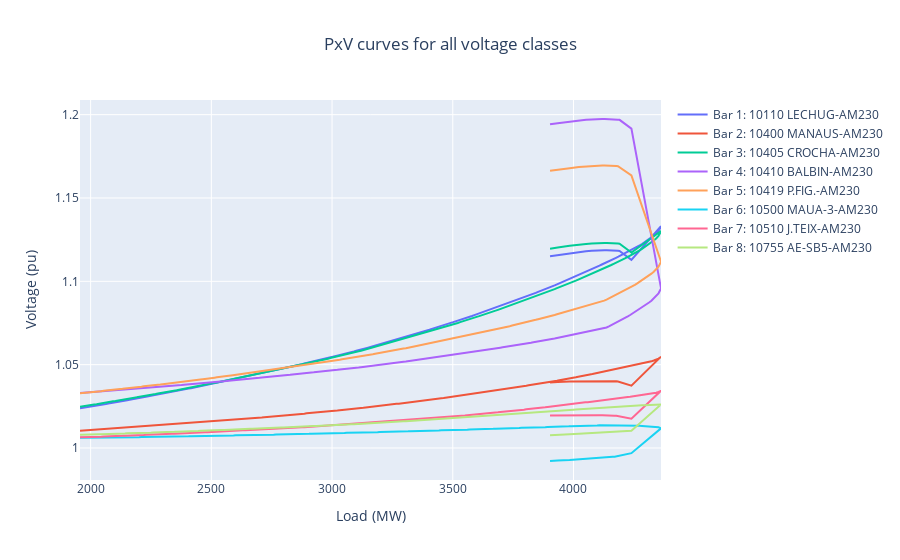

The code cell stored with this chart in its notebook:
### Code cell
fig = go.Figure()

filtered_bars = filter_by_voltage(bars, '230')

for index, bar in enumerate(filtered_bars):
    data = bar.df.T
    
    fig.add_trace(
        go.Scatter(x= data.values[0],
                   y= data.values[1],
                   mode= 'lines',
                   name= f'Bar {index + 1}: {bar.name}')
    )

fig.update_layout(
    xaxis_title= 'Load (MW)',
    yaxis_title= 'Voltage (pu)',
    title= 'PxV curves for all voltage classes',
    title_x= 0.5
)

fig.show()

PMC_OPERATIVO_69 = 2024.4810
PMC_OPERATIVO_138 = 2513.4860

### Figure 1 — Plotly figure (JSON) as saved in the notebook; plotly's stock layout.template omitted (floating-point values rounded to 4 significant figures; data arrays with more than 128 entries replaced by an {"elided": "..."} marker saying what was removed)
{"data": [{"mode": "lines", "name": "Bar 1: 10110 LECHUG-AM230", "type": "scatter", "x": {"elided": "269 float values"}, "y": {"elided": "269 float values"}}, {"mode": "lines", "name": "Bar 2: 10400 MANAUS-AM230", "type": "scatter", "x": {"elided": "269 float values"}, "y": {"elided": "269 float values"}}, {"mode": "lines", "name": "Bar 3: 10405 CROCHA-AM230", "type": "scatter", "x": {"elided": "269 float values"}, "y": {"elided": "269 float values"}}, {"mode": "lines", "name": "Bar 4: 10410 BALBIN-AM230", "type": "scatter", "x": {"elided": "269 float values"}, "y": {"elided": "269 float values"}}, {"mode": "lines", "name": "Bar 5: 10419 P.FIG.-AM230", "type": "scatter", "x": {"elided": "269 float values"}, "y": {"elided": "269 float values"}}, {"mode": "lines", "name": "Bar 6: 10500 MAUA-3-AM230", "type": "scatter", "x": {"elided": "269 float values"}, "y": {"elided": "269 float values"}}, {"mode": "lines", "name": "Bar 7: 10510 J.TEIX-AM230", "type": "scatter", "x": {"elided": "269 float values"}, "y": {"elided": "269 float values"}}, {"mode": "lines", "name": "Bar 8: 10755 AE-SB5-AM230", "type": "scatter", "x": {"elided": "269 float values"}, "y": {"elided": "269 float values"}}], "layout": {"title": {"text": "PxV curves for all voltage classes", "x": 0.5}, "xaxis": {"title": {"text": "Load (MW)"}}, "yaxis": {"title": {"text": "Voltage (pu)"}}}}
